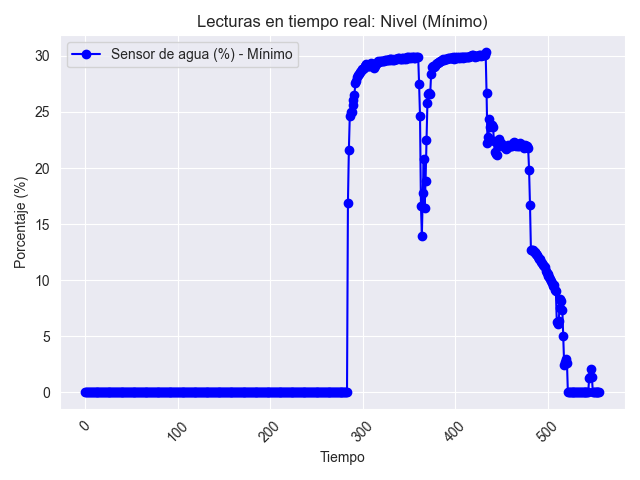

Write Python code to recreate this figure.
import seaborn as sns  # Estilo para las gráficas
import matplotlib.pyplot as plt
import serial
from datetime import datetime
from plotly.subplots import make_subplots
import plotly.graph_objs as go
import firebase_admin
from firebase_admin import credentials, db

# Configura Firebase
cred = credentials.Certificate("firebase_credentials.json")  # Reemplaza con tu archivo JSON de Firebase
firebase_admin.initialize_app(cred, {
    'databaseURL': 'https://sensor-de-agua-iot-default-rtdb.firebaseio.com/'  # Reemplaza con la URL de tu base de datos
})

# Configura el estilo de las gráficas con Seaborn
sns.set_style("darkgrid")

# Configura el puerto serial (ajusta 'COM7' según tu sistema)
arduino = serial.Serial('COM7', 9600)  # Cambia COM7 por el puerto correspondiente

# Listas para almacenar datos
datos = []
porcentajes = []
niveles = []
tiempo = []  # Tiempos para graficarlos

def clasificar_nivel(porcentaje):
    """Clasifica el nivel como Mínimo, Medio o Máximo."""
    if porcentaje < 10:  # Menor a 10%
        return "Mínimo"
    elif 10 <= porcentaje < 28:  # Entre 10% y 28%
        return "Medio"
    else:  # Mayor o igual a 28%
        return "Máximo"

print("Recibiendo datos del Arduino...")

try:
    while True:
        lectura = arduino.readline().decode().strip()  # Lee los datos enviados por el Arduino
        if lectura.isdigit():  # Verifica que los datos sean un número válido
            valor = int(lectura)  # Convierte el dato a entero
            datos.append(valor)  # Agrega el valor a la lista de datos
            
            # Calcular el porcentaje
            porcentaje = (valor / 1023) * 100
            porcentajes.append(porcentaje)
            
            # Clasificar el nivel
            nivel = clasificar_nivel(porcentaje)
            niveles.append(nivel)
            
            # Guardar el momento de la lectura
            tiempo_actual = datetime.now().strftime("%H:%M:%S")
            tiempo.append(tiempo_actual)

            # Enviar los datos a Firebase
            ref = db.reference('sensor_agua')  # Referencia a la base de datos en Firebase
            ref.push({
                'porcentaje': porcentaje,
                'nivel': nivel,
                'timestamp': tiempo_actual
            })

            # Imprimir en la consola para retroalimentación en tiempo real
            print(f"Valor: {valor}, Porcentaje: {porcentaje:.2f}%, Nivel: {nivel}, Enviado a Firebase.")
            
            # Graficar en tiempo real con Matplotlib
            plt.cla()  # Limpia la gráfica
            color = "blue" if nivel == "Mínimo" else "green" if nivel == "Medio" else "red"
            plt.plot(porcentajes, label=f"Sensor de agua (%) - {nivel}", marker="o", linestyle="-", color=color)
            plt.xticks(rotation=45)  # Rotar etiquetas del eje X
            plt.xlabel("Tiempo")
            plt.ylabel("Porcentaje (%)")
            plt.title(f"Lecturas en tiempo real: Nivel ({nivel})")
            plt.legend()
            plt.tight_layout()  # Ajusta los márgenes automáticamente
            # Guardar la gráfica como archivo de imagen
            nombre_imagen = "grafica_sensor.png"  # Nombre del archivo
            plt.savefig(nombre_imagen)  # Guarda la gráfica en el directorio del proyecto
            print(f"Gráfica guardada como {nombre_imagen}")
            plt.pause(0.1)  # Pausa breve para actualizar la gráfica
except KeyboardInterrupt:
    print("\nFinalizando captura...")
    arduino.close()  # Cierra la conexión serial con el Arduino
    plt.show()  # Muestra la gráfica final

# Generar la gráfica interactiva con Plotly
fig = make_subplots(rows=1, cols=1)
fig.add_trace(go.Scatter(
    x=tiempo,
    y=porcentajes,
    mode="lines+markers",
    name="Sensor de agua (%)",
    line=dict(color="blue"),
    marker=dict(size=8)
))

fig.update_layout(
    title="Lecturas capturadas del sensor de agua en porcentaje",
    xaxis_title="Tiempo",
    yaxis_title="Porcentaje del sensor (%)",
    template="plotly_dark"  # Cambia el estilo a un diseño oscuro interactivo
)

fig.show()
